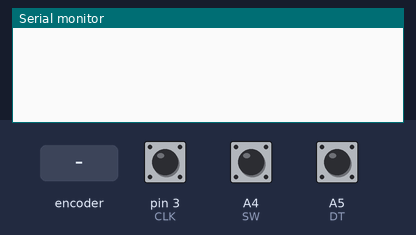
A sketch run on a simulated Arduino Uno, built with avr-gcc and run on an emulated ATmega328P. On the bench: the last lines printed to the serial monitor. The test bench sets the inputs (shaded band); at power-on: A4 (SW) HIGH, pin 3 (CLK) HIGH, A5 (DT) HIGH.

Above: at 1.2 s.
1.3 s: rotary encoder on pin 3 (CLK) / A5 (DT) turned 1 step (first pin leading)
At 2.2 s:
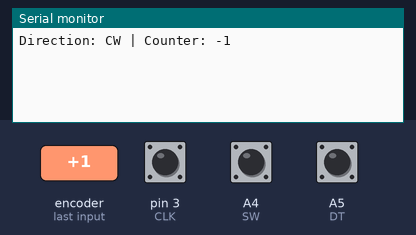
3.0 s: A4 (SW) pulled LOW for 0.15 s
At 3.9 s:
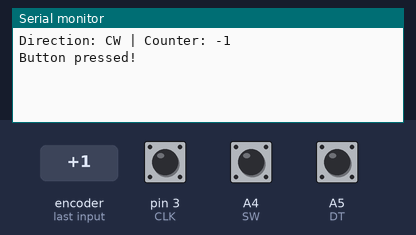
4.6 s: rotary encoder on pin 3 (CLK) / A5 (DT) turned 2 steps (second pin leading)
At 5.7 s:
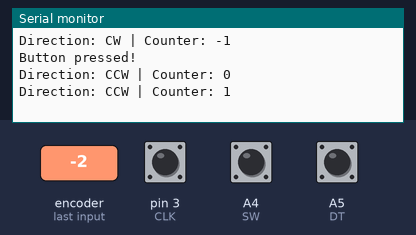

Measured:
- after the input at 1.3 s, the serial monitor: prints a new line after 0.05 s (image 1)
- after the input at 3.0 s, the serial monitor: prints a new line at once (image 2)
- after the input at 4.6 s, the serial monitor: prints a new line after 0.08 s (image 3)

The sketch:

Encoder.ino
```cpp
/*
 * 名称   : Encoder
 * 功能   : 旋转编码器计数
 * 作者   : http://www.keyes-robot.com/
*/
// 旋转编码器的引脚
int CLK = 3;  //定义旋转编码器的CLK引脚为D3
int DT = A5;   //定义旋转编码器的DT引脚为A5
int SW = A4;  //定义旋转编码器的SW引脚为A4

int counter = 0;  //定义变量counter
int currentStateCLK;  //定义变量currentStateCLK
int lastStateCLK;  //定义变量lastStateCLK

String currentDir ="";
unsigned long lastButtonPress = 0;

void setup() {
  Serial.begin(9600);   //设置波特率
// 将编码器引脚设置为输入
  pinMode(CLK,INPUT);
  pinMode(DT,INPUT);
  pinMode(SW,INPUT_PULLUP);
// 读取CLK的初始状态
  lastStateCLK = digitalRead(CLK);
}

void loop() {
  // 读取CLK的当前状态
  currentStateCLK = digitalRead(CLK);

  //如果CLK的上一个状态和当前状态不同，则表示发生了脉冲
  //仅对一个状态变化做出响应，以避免重复计数
  if (currentStateCLK != lastStateCLK  && currentStateCLK == 1){

   //如果DT状态不同于CLK状态，则编码器将旋转CW，因此减小
    if (digitalRead(DT) != currentStateCLK) {
      counter --;
      currentDir ="CW";
    } else {
      //编码器旋转CCW所以递增
      counter ++;
      currentDir ="CCW";
    }

    Serial.print("Direction: ");
    Serial.print(currentDir);
    Serial.print(" | Counter: ");
    Serial.println(counter);
  }

  //记住上次的CLK状态
  lastStateCLK = currentStateCLK;

  //读取按钮状态
  int btnState = digitalRead(SW);

  //如果检测到低信号，则按钮被按下
  if (btnState == 0) {
  //如果距离上一次低脉冲时间已经过去50ms，则意味着按钮被按下、释放并再次按下
    if (millis() - lastButtonPress > 50) {
      Serial.println("Button pressed!");
    }

    //记住上次按按钮事件
    lastButtonPress = millis();
  }

  //添加一个轻微的延迟来帮助缓冲阅读
  delay(5);
}
```
